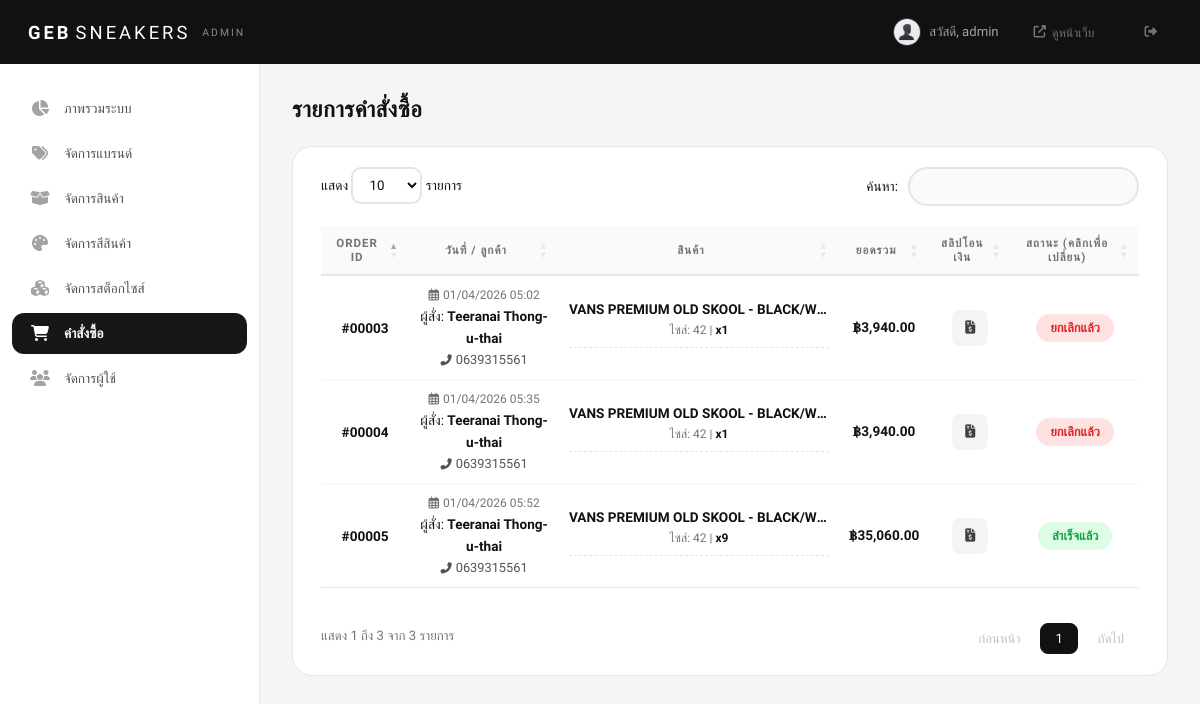
Page /admin/index.php?page=orders (signed in) on the earlier database version.
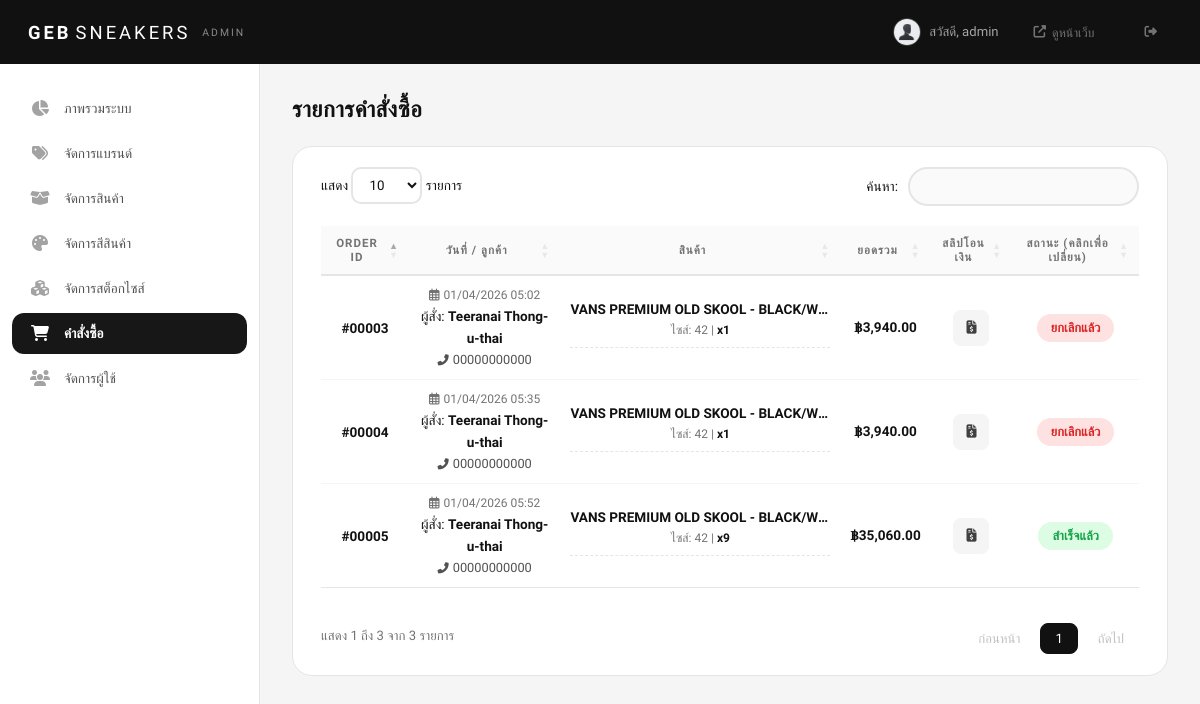
Same page on the later database version.
### tables this page shows
CREATE TABLE `tb_orders` (
  `o_id` int(11) NOT NULL,
  `u_id` int(11) DEFAULT NULL,
  `addr_id` int(11) DEFAULT NULL,
  `o_fullname` varchar(100) DEFAULT NULL,
  `o_phone` varchar(20) DEFAULT NULL,
  `o_address` text DEFAULT NULL,
  `o_total` decimal(10,2) NOT NULL,
  `o_status` enum('pending','confirmed','shipped','done','cancelled') DEFAULT 'pending',
  `admin_note` text DEFAULT NULL,
  `created_at` timestamp NOT NULL DEFAULT current_timestamp(),
  `updated_at` timestamp NOT NULL DEFAULT current_timestamp() ON UPDATE current_timestamp()
);

CREATE TABLE `tb_users` (
  `u_id` int(11) NOT NULL,
  `u_username` varchar(50) NOT NULL,
  `u_password` varchar(255) NOT NULL,
  `u_fullname` varchar(100) DEFAULT NULL,
  `u_tel` varchar(20) DEFAULT NULL,
  `u_address` text DEFAULT NULL,
  `u_avatar` varchar(255) DEFAULT 'default_avatar.png',
  `u_level` enum('admin','user') DEFAULT 'user',
  `u_status` enum('active','suspended') DEFAULT 'active',
  `created_at` timestamp NOT NULL DEFAULT current_timestamp(),
  `updated_at` timestamp NOT NULL DEFAULT current_timestamp() ON UPDATE current_timestamp()
);

### inc/function.php (called while the page is built, shortened)
<?php
function sanitize($data) {
    return htmlspecialchars(trim($data), ENT_QUOTES, 'UTF-8');
}
function formatPrice($price) {
    return '฿' . number_format($price, 2);
}

### admin/pages/orders.php (the view, shortened to what the changed rows need)
<?php
$resultOrders = $conn->query("SELECT o.*, u.u_fullname as user_name FROM tb_orders o LEFT JOIN tb_users u ON o.u_id = u.u_id ORDER BY o.o_id DESC");
$orders = $resultOrders->fetch_all(MYSQLI_ASSOC);
function getOrderItems($conn, $orderId) {
    $stmt = $conn->prepare("SELECT d.*, p.p_name, c.color_name FROM tb_order_details d JOIN tb_products p ON d.p_id = p.p_id LEFT JOIN tb_product_colors c ON d.color_id = c.color_id WHERE d.o_id = ?");
    $stmt->bind_param("i", $orderId);
    $stmt->execute();
    $result = $stmt->get_result();
    return $result->fetch_all(MYSQLI_ASSOC);
}
?>
<div style="display: flex; justify-content: space-between; align-items: center; margin-bottom: 24px;">
    <h1 class="admin-page-title" style="margin: 0;">รายการคำสั่งซื้อ</h1>
</div>
<div class="admin-card">
    <div class="admin-card-body" style="padding:0;">
        <table class="admin-table">
            <thead>
                <tr>
                    <th>Order ID</th>
                    <th>วันที่ / ลูกค้า</th>
                    <th>สินค้า</th>
                    <th>ยอดรวม</th>
                    <th style="text-align:center;">สลิปโอนเงิน</th>
                    <th style="text-align:center;">สถานะ (คลิกเพื่อเปลี่ยน)</th>
                </tr>
            </thead>
            <tbody>
                <?php foreach ($orders as $order): ?>
                <?php $items = getOrderItems($conn, $order['o_id']); ?>
                <tr class="order-row">
                    <td><strong>#<?php echo str_pad($order['o_id'], 5, '0', STR_PAD_LEFT); ?></strong></td>
                    <td style="text-align: left; line-height: 1.6;">
                        <span style="font-size: 0.75rem; color: var(--gray-500);"><i class="far fa-calendar-alt" style="margin-right:4px;"></i><?php echo date('d/m/Y H:i', strtotime($order['created_at'])); ?></span><br>
                        <span style="font-size: 0.85rem;">ผู้สั่ง: <strong><?php echo sanitize($order['user_name'] ?? $order['o_fullname']); ?></strong></span><br>
                        <span style="font-size:0.8rem;color:var(--gray-600);"><i class="fas fa-phone-alt" style="margin-right:4px; font-size:0.7rem;"></i><?php echo sanitize($order['o_phone']); ?></span>
                    </td>
                    <td style="text-align: left;">
                        <div style="max-width: 260px; font-size: 0.85rem; line-height: 1.5;">
                            <?php foreach ($items as $item): ?>
                                <div style="margin-bottom: 8px; padding-bottom: 8px; border-bottom: 1px dashed var(--gray-200);">
                                    <strong style="display:block; white-space:nowrap; overflow:hidden; text-overflow:ellipsis;" title="<?php echo sanitize($item['p_name']); ?>"><?php echo sanitize($item['p_name']); ?></strong>
                                    <span style="color:var(--gray-500); font-size: 0.75rem;">
                                        ไซส์: <?php echo $item['size_number']; ?> | <span style="color:var(--black); font-weight:600;">x<?php echo $item['qty']; ?></span>
                                    </span>
                                </div>
                            <?php endforeach; ?>
                        </div>
                    </td>
                    <td style="white-space: nowrap;"><strong><?php echo formatPrice($order['o_total']); ?></strong></td>
                    <td style="text-align: center;">
                        <?php
                        $stmtPay = $conn->prepare("SELECT pay_id, pay_amount, pay_status, pay_slip FROM tb_payments WHERE o_id = ? ORDER BY pay_id DESC LIMIT 1");
                        $stmtPay->bind_param("i", $order['o_id']);
                        $stmtPay->execute();
                        $resultPay = $stmtPay->get_result();
                        $payment = $resultPay->fetch_assoc();
                        $payStatus = $payment['pay_status'] ?? 'none';
                        ?>
                        <?php if ($payment && !empty($payment['pay_slip'])): ?>
                            <button type="button" class="slip-icon-btn view-slip-btn"
                                data-src="<?php echo UPLOAD_URL . 'slips/' . $payment['pay_slip']; ?>"
                                data-payid="<?php echo $payment['pay_id']; ?>"
                                data-oid="<?php echo $order['o_id']; ?>"
                                data-payamount="<?php echo $payment['pay_amount']; ?>"
                                data-ototal="<?php echo $order['o_total']; ?>"
                                data-status="<?php echo $payment['pay_status']; ?>"
                                title="สถานะชำระ: <?php echo $payment['pay_status']; ?>">
                                <i class="fas fa-file-invoice-dollar"></i>
                            </button>
                        <?php elseif ($order['o_status'] === 'pending'): ?>
                            <div class="slip-icon-btn slip-icon-missing" title="ยังไม่แจ้งโอน">
                                <i class="fas fa-exclamation-circle"></i>
                            </div>
                        <?php else: ?>
                            <span style="color:var(--gray-400);">-</span>
                        <?php endif; ?>
                    </td>
                    <td style="text-align: center;">
                        <?php
                        $btnClass = 'status-pending';
                        $statusText = 'รอดำเนินการ';
                        if ($order['o_status'] === 'confirmed') { $btnClass = 'status-confirmed'; $statusText = 'เตรียมจัดส่ง'; }
                        elseif ($order['o_status'] === 'shipped') { $btnClass = 'status-shipped'; $statusText = 'จัดส่งแล้ว'; }
                        elseif ($order['o_status'] === 'done') { $btnClass = 'status-done'; $statusText = 'สำเร็จ'; }
                        elseif ($order['o_status'] === 'cancelled') { $btnClass = 'status-cancelled'; $statusText = 'ยกเลิกแล้ว'; }
                        ?>
                        <?php if ($order['o_status'] !== 'cancelled' && $order['o_status'] !== 'done'): ?>
                            <button type="button" class="status-pill <?php echo $btnClass; ?>" onclick="openStatusModal(<?php echo $order['o_id']; ?>, '<?php echo $order['o_status']; ?>', '<?php echo $payStatus; ?>')">
                                <?php echo $statusText; ?>
                            </button>
                        <?php elseif ($order['o_status'] === 'done'): ?>
                            <div class="status-pill status-done" title="ออร์เดอร์นี้เสร็จสมบูรณ์แล้ว ไม่สามารถแก้ไขได้" style="cursor: default;">สำเร็จแล้ว</div>
                        <?php else: ?>
                            <div class="status-pill status-cancelled" title="ออร์เดอร์นี้ถูกยกเลิกแล้ว ไม่สามารถแก้ไขได้" style="cursor: default;">ยกเลิกแล้ว</div>
                        <?php endif; ?>
                    </td>
                </tr>
                <?php endforeach; ?>
            </tbody>
        </table>
    </div>
</div>

Differences in the rows shown:
changed tb_orders "00005": o_phone "0639315561" → "00000000000"
changed tb_orders "00004": o_phone "0639315561" → "00000000000"
changed tb_orders "00003": o_phone "0639315561" → "00000000000"
